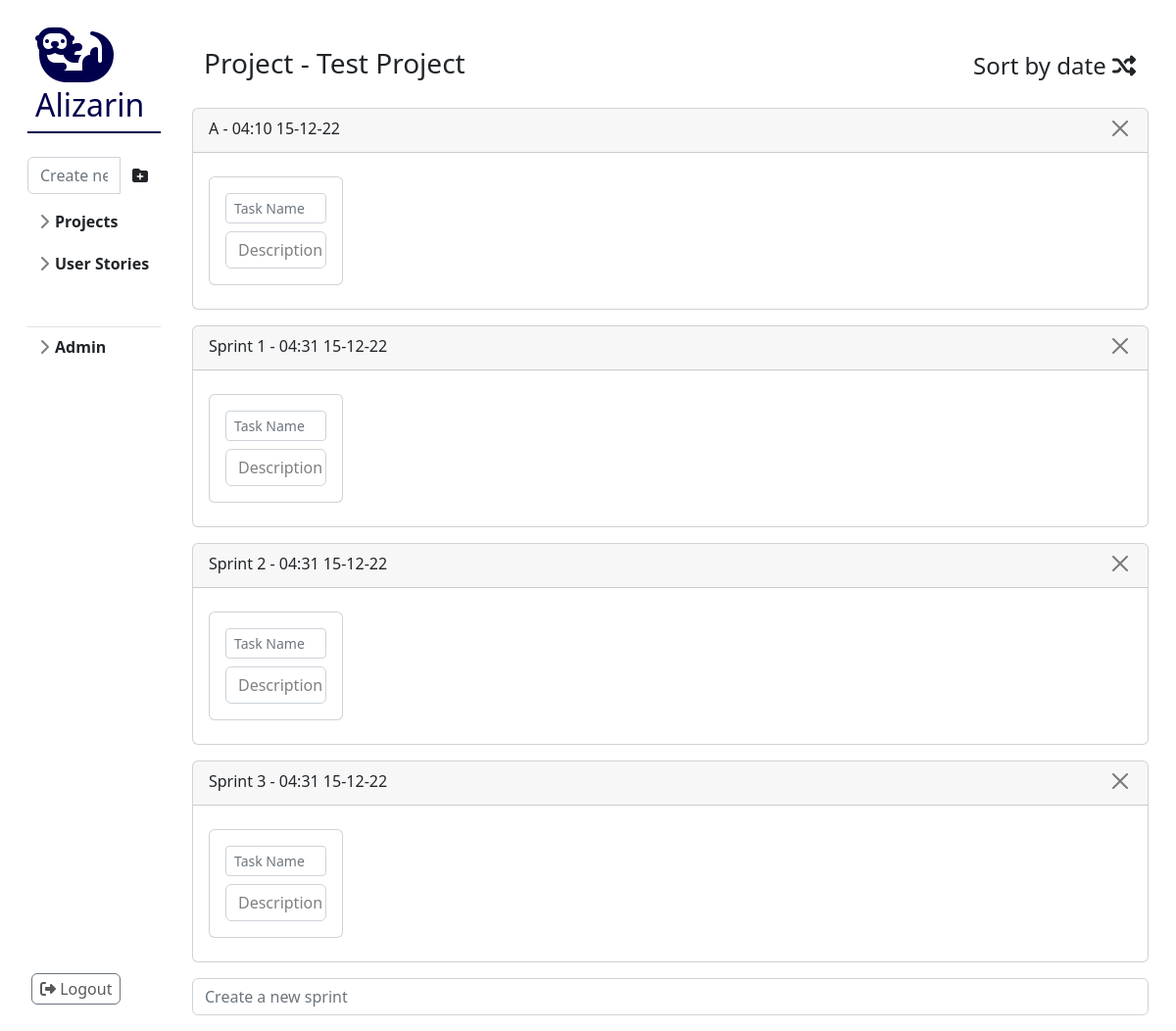
Before: /project/1 (signed in) with the older database file.
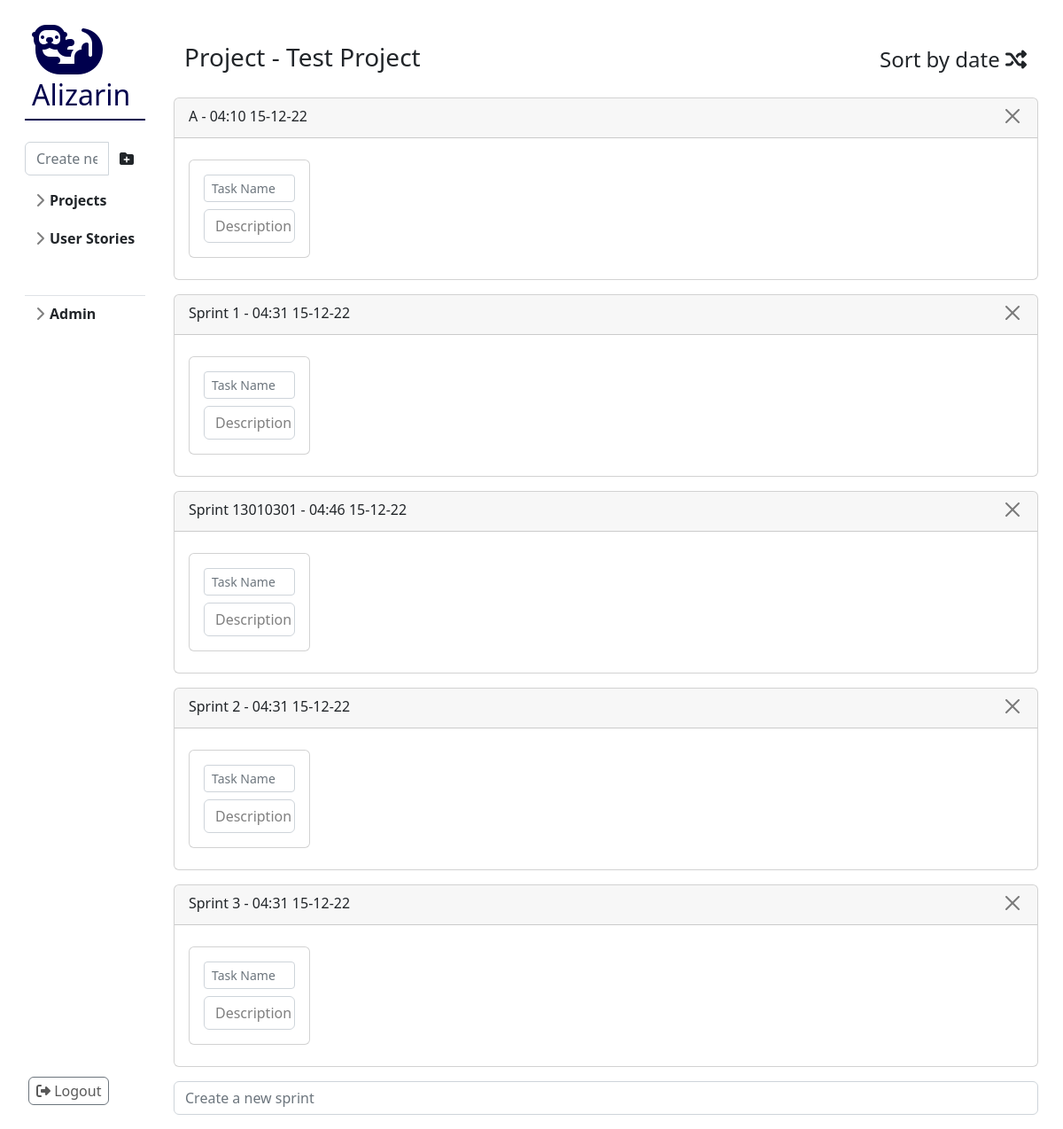
After: the same page with the newer database file.
### src/model/project.py (models this page shows, shortened)
class Project(db.Model):
    __tablename__: str = "projects"
    project_id = db.Column(db.Integer, primary_key=True)
    name: str = db.Column(db.String(128))
    users = db.relationship('User', secondary='project_users', back_populates='projects')
    created_by_id = db.Column(db.Integer, db.ForeignKey("users.user_id"))
    created_by = db.relationship('User')
    sprints = db.relationship("Sprint", back_populates="project")
    stories = db.relationship("Story", back_populates="project")
    created_at: datetime = db.Column(DateTime, default=datetime.utcnow)

### src/model/sprint.py (models this page shows, shortened)
class Sprint(db.Model):
    __tablename__ = "sprints"
    sprint_id: int = db.Column(db.Integer, primary_key=True)
    name: str = db.Column(db.String(256))
    project_id = db.Column(db.Integer, db.ForeignKey("projects.project_id"))
    project = db.relationship("Project", back_populates="sprints")
    tasks = db.relationship("Task", back_populates="sprint")
    created_at: datetime = db.Column(DateTime, default=datetime.utcnow)

### app.py (the view)
@app.route('/project', methods=['POST', 'GET'])
@app.route('/project/<project_id>', methods=['POST', 'GET'])
def project(project_id=None):
    sort_fn = lambda sprint: sprint.name
    next_sort = 'date'
    reverse = False
    if 'sort' in request.args and request.args.get('sort') == 'date':
        sort_fn = lambda sprint: sprint.created_at
        reverse = True
        next_sort = 'alpha'
    if 'sort' in request.args and request.args.get('sort') == 'alpha':
        sort_fn = lambda sprint: sprint.name
        reverse = False
        next_sort = 'date'
    user = db.session.query(User).filter_by(user_id=session.get('user_id')).one()
    active_project = None
    is_owner = False
    if project_id is not None:
        active_project = db.session.query(Project).filter_by(project_id=project_id).one()
        active_project.sprints.sort(key=sort_fn, reverse=reverse)
        is_owner = (active_project.created_by.user_id == user.user_id)
    elif len(user.projects) != 0:
        return redirect(url_for('project', project_id=user.projects[0].project_id))
    project_form = ProjectForm()
    sprint_form = SprintForm()
    task_form = TaskForm()
    return render_template("app/project.html", next_sort=next_sort,
                           project_form=project_form,
                           sprint_form=sprint_form,
                           task_form=task_form,
                           projects=user.projects, active_project=active_project, is_owner=is_owner)

### src/form.py
class ProjectForm(FlaskForm):
    class Meta:
        csrf = False
    name = StringField('Project Name', validators=[Length(1, 32)])
    submit = SubmitField('Create Project')

class SprintForm(FlaskForm):
    class Meta:
        csrf = False
    name = StringField('Sprint Name', validators=[Length(1, 32)])
    submit = SubmitField('Create Sprint')

### app.py (called while the page is built)
@app.template_filter()
def strftime(value, fmt="%H:%M %d-%m-%y"):
    return value.strftime(fmt)

### templates/app/project.html (shortened to what this page needs)
{% extends 'app/layout/default.html' %}
{% block stylesheets %}
    <link rel="stylesheet" href="{{ url_for('static', filename='css/app/projects.css') }}">
{% endblock %}
{% block content %}
    {% if active_project is not none %}
        <div class="row m-3">
            <div class="col-12">
                <h3>Project - {{ active_project.name }}
                    <a href="{{ url_for('project', project_id=active_project.project_id, sort=next_sort) }}"
                       class="btn float-end mb-2 mt-0 p-0 fs-4"  role="button"
                       aria-label="Shuffle">Sort by {{ next_sort }}
                        <i class="fa-solid fa-shuffle"></i>
                    </a>
                </h3>
            </div>
        </div>
        {% for sprint in active_project.sprints %}
            <div class="card m-3">
                <div class="card-header">
                    {{ sprint.name }} - {{ sprint.created_at|strftime }}
                    <a href="{{ url_for('sprint_delete', project_id=active_project.project_id, sprint_id=sprint.sprint_id) }}"
                       class="btn btn-close float-end mb-1" role="button"
                       aria-label="Close"></a>
                </div>
                <div class="card-body">
                    <div class="row align-items-stretch">
                        <div class="col-2 py-2">
                            <div class="card h-100">
                                <div class="card-body">
                                    <form class="form-inline" id="task-add" name="taskadd"
                                          action="{{ url_for("task_add", project_id=active_project.project_id, sprint_id=sprint.sprint_id) }}"
                                          method=post>
                                        <h5 class="card-title">
                                            {{ task_form.name(class_="form-control form-control-sm", placeholder_="Task Name") }}
                                        </h5>
                                        <div class="card-text">
                                            <div id="editable-description" contenteditable="true"
                                                 class="form-control d-inline-block"
                                                 aria-multiline="true" placeholder="Description"></div>
                                        </div>
                                    </form>
                                </div>
                            </div>
                        </div>
                    </div>
                </div>
            </div>
        {% endfor %}
        <div class="row m-3">
            <div class="w-100 p-0 m-0">
                <form id="sprint-add" name="sprintadd"
                      action="{{ url_for("sprint_add", project_id=active_project.project_id) }}" method=post>
                    {{ sprint_form.name(class_="form-control", placeholder_="Create a new sprint") }}
                </form>
            </div>
        </div>
    {% endif %}
{% endblock %}

### templates/app/layout/default.html (shortened to what this page needs)
<!DOCTYPE html>
<html lang="en">
<head>
    <link href="https://cdn.jsdelivr.net/npm/bootstrap@5.2.3/dist/css/bootstrap.min.css" rel="stylesheet">
    <link rel="stylesheet" href="{{ url_for('static', filename='css/app/layout/default.css') }}">
    <link rel="stylesheet" href="{{ url_for('static', filename='css/app/layout/sidebar.css') }}">
    {% block stylesheets %}{% endblock %}
</head>
<body>
<div class="container-fluid layout">
    {% include 'app/layout/sidebar.html' %}
    <main class="content">
        {% block content %} {% endblock %}
    </main>
</div>
</body>
</html>

### templates/app/layout/sidebar.html (shortened to what this page needs)
<aside class="sidebar">
    <div id="sidebar" class="offcanvas-sm offcanvas-start">
        <div class="offcanvas-body">
            <nav class="">
                <h2 class="sidebar-title">
                    <i class="fa-solid fa-otter fa-2x icon"></i>
                    <span>Alizarin</span>
                </h2>
                <ul class="sidebar-items list-unstyled">
                    <li class="sidebar-group">
                        <form class="d-block" action="{{ url_for('project_add') }}" method=post id="project-add"
                              name="projectadd">
                            <div class="input-group mt-0">
                                {{ project_form.name(class_="form-control ", placeholder_="Create new") }}
                                <button type="submit" class="btn btn-default">
                                    <i class="fa-solid fa-folder-plus fa"></i>
                                </button>
                            </div>
                        </form>
                    </li>
                    <li class="sidebar-group">
                        <button class="btn expand d-inline-flex align-items-center rounded w-100"
                                data-bs-toggle="collapse" data-bs-target="#projects-collapse" aria-expanded="false">
                            Projects
                        </button>
                    </li>
                    <li class="sidebar-group">
                        <button class="btn expand d-inline-flex align-items-center rounded w-100"
                                data-bs-toggle="collapse" data-bs-target="#stories-collapse" aria-expanded="false">
                            User Stories
                        </button>
                    </li>
                    {% if is_owner %}
                        <li class="border-bottom mt-5 mb-1"></li>
                        <li class="sidebar-group">
                            <button class="btn expand d-inline-flex align-items-center rounded w-100"
                                    data-bs-toggle="collapse" data-bs-target="#admin-collapse" aria-expanded="false">
                                Admin
                            </button>
                        </li>
                        <li class="sidebar-group last">
                            <a class="list-item btn btn-outline-secondary">
                                <span class="fa fa-sign-out"></span>
                                Logout
                            </a>
                        </li>
                    {% endif %}
                </ul>
            </nav>
        </div>
    </div>
</aside>

### static/css/app/layout/default.css (style rules this page uses)
* { padding: 0; margin: 0; }
.layout { width: 100vw; height: 100vh; display: grid; grid-template-areas: "sidebar main"; grid-template-columns: 1fr 6fr; }
.content { padding: 0; margin: 2rem 0 0 0; grid-row-start: main; grid-row-end: main; grid-column-start: main; grid-column-end: main; }

### static/css/app/layout/sidebar.css (style rules this page uses)
.sidebar { grid-row-start: sidebar; grid-row-end: sidebar; grid-column-start: sidebar; grid-column-end: sidebar; }
.sidebar { padding: 0; margin: 0; position: sticky; display: block !important; overflow-y: auto; }
.sidebar-title { margin: 1rem; padding: 8px; color: rgb(0, 0, 77); border-bottom: solid 2px rgb(0, 0, 77); }
.sidebar-items { padding: .5rem 1rem; }
.sidebar-items .last { position: absolute; width: 100%; left: 0; bottom: 16px; }
.icon { vertical-align: middle; font-size: 64px; color: rgb(0, 0, 77) }
.sidebar-group { margin-bottom: .70rem; }
.sidebar .expand::before { width: 1.25em; line-height: 0; transition: transform 0.35s ease; transform-origin: .5em 50%; }
.sidebar .expand { padding: .25rem .5rem; font-weight: 600; border: 0; }
.list-item { padding: .1875rem .5rem; margin-top: .125rem; margin-left: 1.25rem; color: rgba(0,0,0,0.65); text-decoration: none; }

### static/css/app/projects.css (style rules this page uses)
[contenteditable][placeholder]:empty:before { white-space: pre; content: attr(placeholder); position: absolute; color: gray; background-color: transparent; }

Changed rows visible on the page:
added Sprint: name "Sprint 13010301", created_at|strftime "04:46 15-12-22"
